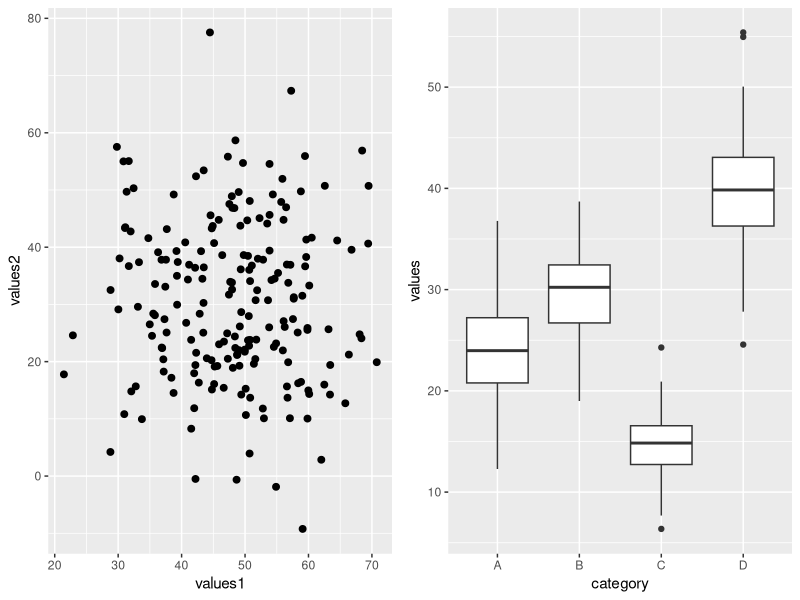
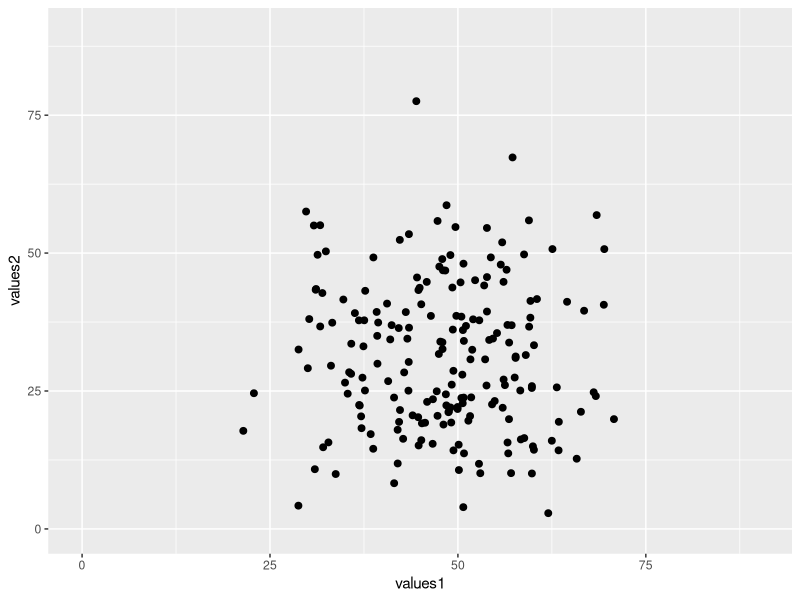
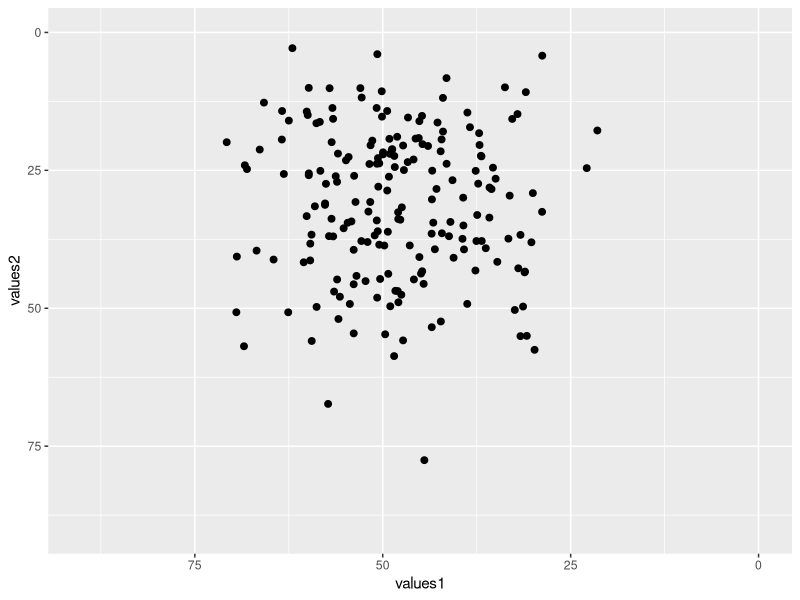
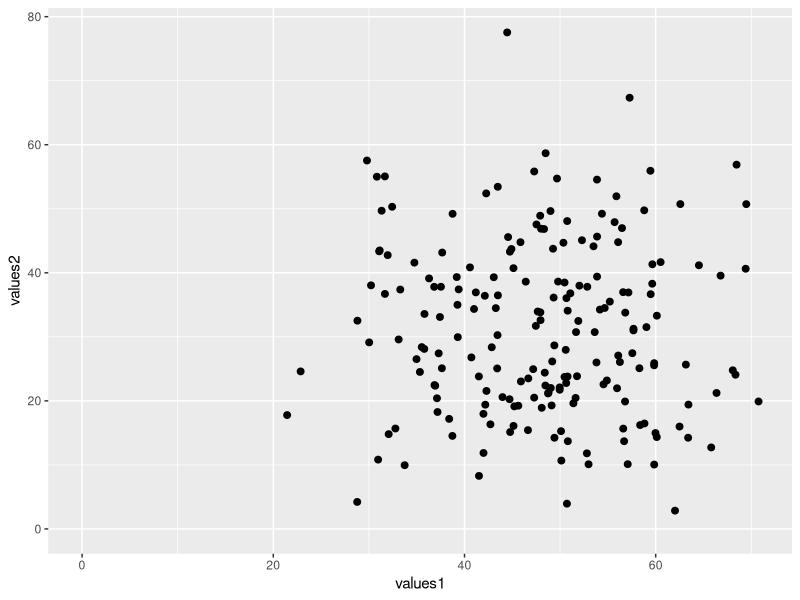
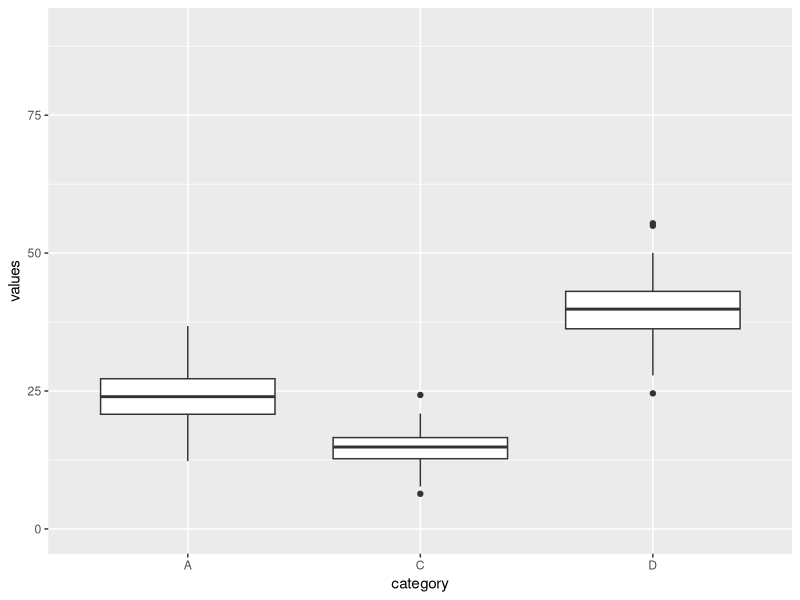
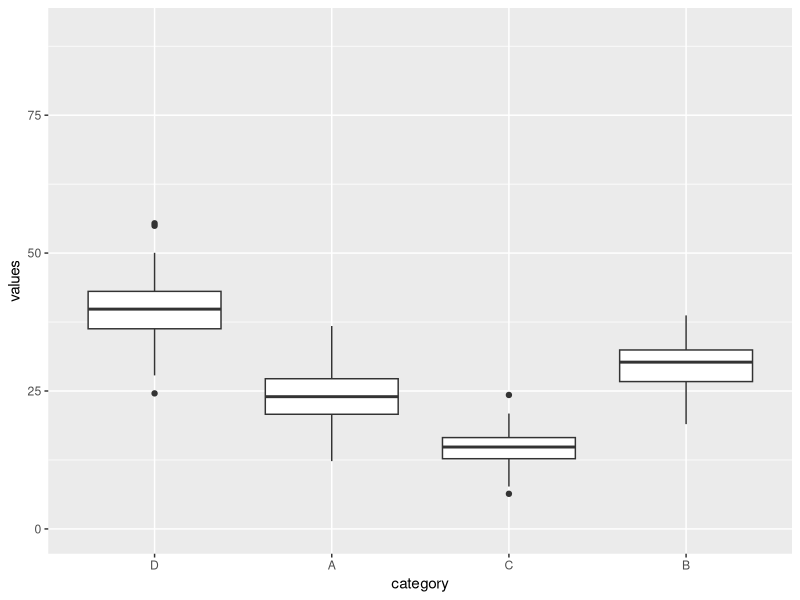
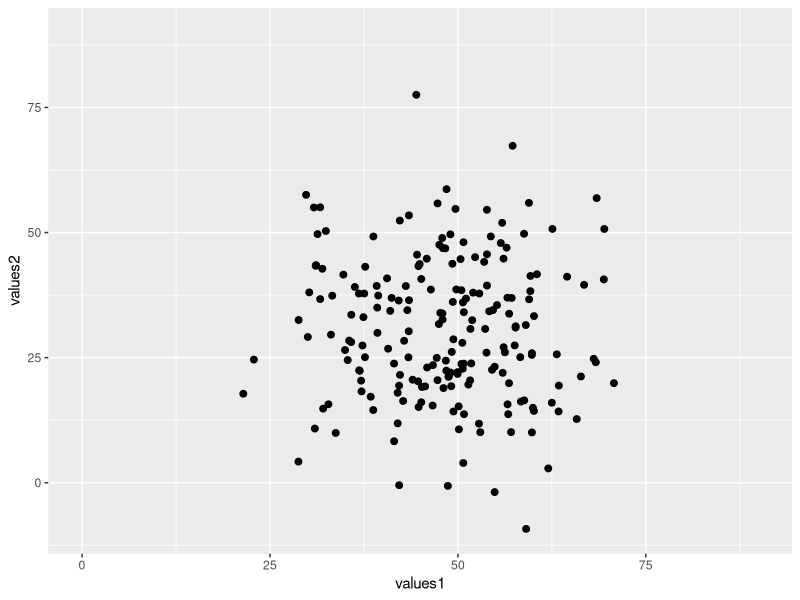
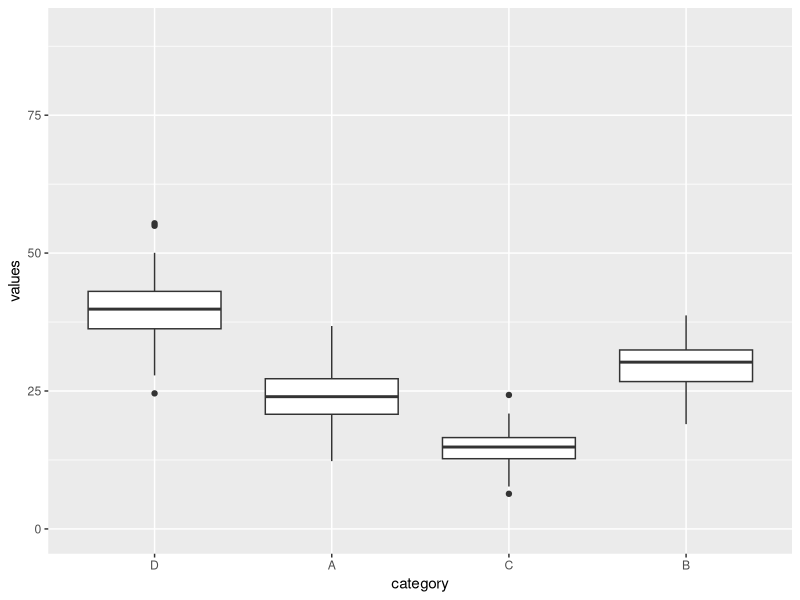

Recreate these plots in R, in order.
## ---- chunk 1
knitr::opts_chunk$set(echo = TRUE, fig.align='center')

# title: axis limits
# author: jonathan
# revised: 12/2/2020 

WEB <- c("https://bioceed.uib.no/dropfolder/bioSTATS/Rmd/Basic/Visualizing/Essential/axis-limits.html")
GIT <- c("https://github.com/jonathansoule/biostats/blob/master/Basic/Visualizing/Essential/axis-limits.Rmd")
library(ggplot2)
library(gridExtra)

# variable 1 (continuous, used in the scatter plot)
values1 <- rnorm(200, mean=50, sd=10) 
# variable 2 (continuous, used in the scatter plot)
values2 <- c(rnorm(100, mean=20, sd=10), rnorm(100, mean=40, sd=10))
# variable 3 (continuous, used in the boxplot)
values <- c(rnorm(150, mean=25, sd=5), rnorm(150, mean=30, sd=4), rnorm(150, mean=15, 3), rnorm(150, mean=40, sd=5)) 
# variable 4 (categorical, used in the boxplot)
category <- c(rep("A", 150), rep("B", 150), rep("C", 150), rep("D", 150))

# dataframe for the scatter plot
df <- data.frame(values1, values2)
# dataframe for the boxplot
df2 <- data.frame(category, values)
## ---- chunk 2
# scatter plot
baseplot1 <- ggplot(df, aes(values1, values2)) +
  geom_point(size=2) 

# boxplot
baseplot2 <- ggplot(df2, aes(category, values)) +
  geom_boxplot()

#grid of plots
grid.arrange(baseplot1, baseplot2, ncol=2)
## ---- chunk 3
baseplot1 +
  xlim(0, 90) +
  ylim(0, 90)
## ---- chunk 4
baseplot1 +
  xlim(90, 0) +
  ylim(90, 0)
## ---- chunk 5
baseplot1 +
  xlim(0, NA) +
  ylim(0, NA)
## ---- chunk 6
baseplot2 +
  xlim("A", "C", "D") +
  ylim(0, 90)
## ---- chunk 7
baseplot2 +
  xlim("D", "A", "C", "B") +
  ylim(0, 90)
## ---- chunk 8
baseplot1 +
  scale_x_continuous(limits=c(0, 90)) +
  scale_y_continuous(limits=c(NA, 90))
## ---- chunk 9
baseplot2 +
  scale_x_discrete(limits=c("D", "A", "C", "B")) +
  scale_y_continuous(limits=c(0, 90))
